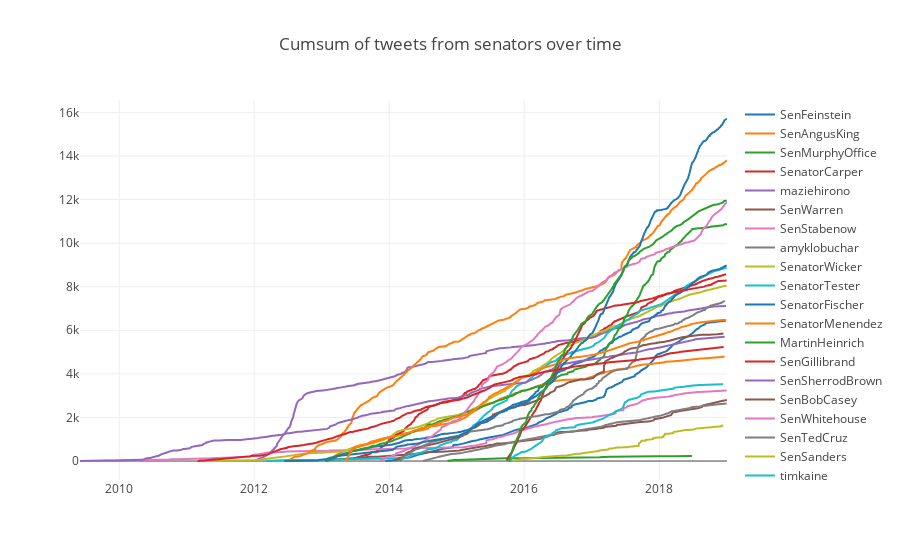

Source (notebook cell):
### Code cell
import plotly.graph_objs as go
import numpy as np

def get_timeseries_from_dates(time_list, name,  cumsum=True):
    date_count = np.vstack((time_list, np.ones(len(time_list)))).T

    df_date_tag = pd.DataFrame(date_count)
    df_date_tag = df_date_tag.groupby(0).sum()
    if cumsum:
        df_date_tag = df_date_tag.cumsum()
    return go.Scatter(x=df_date_tag.index, y=df_date_tag[1], name=name)

def by_senator(sen):
    twees_np = tweets_by_sen2019.loc[tweets_by_sen2019[2] == sen].values
    return get_timeseries_from_dates(twees_np[:, 4], sen)

dt1 = by_senator("SenSanders")
dt2 = by_senator("SenSanders")
dt3 = by_senator("SenSanders")
dt4 = by_senator("SenSanders")

data = [by_senator(sen) for sen in sen_2019] #, dt2, dt3, dt4]

layout = dict(
    title = "Cumsum of tweets from senators over time"
)

fig = dict(data=data, layout=layout)

py.iplot(fig, filename = 'Hashtags over time')

### Figure 1 — Plotly figure (JSON) as saved in the notebook; plotly's stock layout.template omitted (floating-point values rounded to 4 significant figures; data arrays with more than 128 entries replaced by an {"elided": "..."} marker saying what was removed)
{"data": [{"name": "SenFeinstein", "type": "scatter", "uid": "4aa6bd2c-f8de-47c0-9f21-20d56699f746", "x": {"elided": "970 str values"}, "y": {"elided": "970 int values"}}, {"name": "SenAngusKing", "type": "scatter", "uid": "cb6e9994-420e-46c5-a535-9d97f68a32ab", "x": {"elided": "903 str values"}, "y": {"elided": "903 int values"}}, {"name": "SenMurphyOffice", "type": "scatter", "uid": "5957e9f7-404b-4e28-9a21-63e62eb3536d", "x": ["2014-11-12", "2014-11-13", "2014-11-18", "2014-11-21", "2014-11-24", "2014-12-03", "2014-12-04", "2014-12-08", "2014-12-10", "2014-12-11", "2014-12-15", "2014-12-31", "2015-01-07", "2015-01-14", "2015-01-16", "2015-01-21", "2015-01-22", "2015-01-26", "2015-02-02", "2015-02-04", "2015-02-05", "2015-02-06", "2015-02-11", "2015-03-09", "2015-03-10", "2015-03-12", "2015-03-23", "2015-04-02", "2015-04-03", "2015-04-14", "2015-04-30", "2015-05-08", "2015-05-20", "2015-06-26", "2015-07-01", "2015-07-15", "2015-08-05", "2015-09-17", "2015-12-17", "2016-02-08", "2016-09-14", "2016-09-28", "2016-09-29", "2016-10-31", "2016-11-18", "2016-11-27", "2016-11-28", "2016-11-30", "2016-12-01", "2016-12-05", "2016-12-07", "2016-12-08", "2016-12-09", "2016-12-13", "2017-01-31", "2017-02-07", "2017-02-13", "2017-02-14", "2017-02-15", "2017-02-21", "2017-03-01", "2017-03-13", "2017-03-16", "2017-03-17", "2017-03-22", "2017-04-04", "2017-04-18", "2017-04-26", "2017-04-28", "2017-05-08", "2017-05-22", "2017-05-25", "2017-06-06", "2017-06-08", "2017-07-07", "2017-07-13", "2017-07-14", "2017-09-05", "2017-12-14", "2018-03-14", "2018-04-19", "2018-06-08", "2018-06-26"], "y": [6, 10, 18, 22, 26, 28, 32, 34, 40, 42, 46, 48, 50, 52, 54, 56, 70, 72, 74, 76, 78, 84, 86, 88, 90, 92, 96, 98, 100, 102, 106, 108, 112, 114, 116, 120, 122, 124, 126, 128, 130, 132, 134, 136, 138, 140, 142, 144, 146, 148, 150, 152, 158, 160, 166, 168, 170, 174, 176, 178, 180, 182, 186, 188, 190, 192, 196, 198, 200, 202, 204, 206, 208, 210, 212, 214, 216, 218, 220, 222, 224, 226, 228]}, {"name": "SenatorCarper", "type": "scatter", "uid": "e64df9e6-9a7e-456f-921b-1db9e2380ae1", "x": {"elided": "1090 str values"}, "y": {"elided": "1090 int values"}}, {"name": "maziehirono", "type": "scatter", "uid": "828e8b28-e8bf-4923-8b75-71bd509c3c05", "x": {"elided": "940 str values"}, "y": {"elided": "940 int values"}}, {"name": "SenWarren", "type": "scatter", "uid": "5b159b90-0dc5-4c10-9220-d7efe9abe04e", "x": {"elided": "533 str values"}, "y": {"elided": "533 int values"}}, {"name": "SenStabenow", "type": "scatter", "uid": "ebf275d4-0661-4afd-b28b-ec1c9af1b1c7", "x": {"elided": "642 str values"}, "y": {"elided": "642 int values"}}, {"name": "amyklobuchar", "type": "scatter", "uid": "776441c8-78fe-4105-8ba3-a6b73e68d674", "x": {"elided": "716 str values"}, "y": {"elided": "716 int values"}}, {"name": "SenatorWicker", "type": "scatter", "uid": "eb91038a-7cc8-4c94-9f7e-3c45c1e9dcf1", "x": {"elided": "1252 str values"}, "y": {"elided": "1252 int values"}}, {"name": "SenatorTester", "type": "scatter", "uid": "9c6486bc-4a4b-4448-a2d8-6c7634f207c8", "x": {"elided": "1254 str values"}, "y": {"elided": "1254 int values"}}, {"name": "SenatorFischer", "type": "scatter", "uid": "63ed9d44-b6ea-4127-8dbf-06c3831260c0", "x": {"elided": "1204 str values"}, "y": {"elided": "1204 int values"}}, {"name": "SenatorMenendez", "type": "scatter", "uid": "eaa90151-f179-4588-b1ba-d1d08f1f8ff4", "x": {"elided": "1378 str values"}, "y": {"elided": "1378 int values"}}, {"name": "MartinHeinrich", "type": "scatter", "uid": "56c44693-212b-4c5c-8dd3-e032d7fb2bef", "x": {"elided": "1149 str values"}, "y": {"elided": "1149 int values"}}, {"name": "SenGillibrand", "type": "scatter", "uid": "3eed6f93-5fb7-4487-bc3b-3eb05522f012", "x": {"elided": "745 str values"}, "y": {"elided": "745 int values"}}, {"name": "SenSherrodBrown", "type": "scatter", "uid": "c254dc96-fce4-4a9e-975c-64f6567c94d5", "x": {"elided": "1204 str values"}, "y": {"elided": "1204 int values"}}, {"name": "SenBobCasey", "type": "scatter", "uid": "e6557264-d106-4481-95c4-6c4fd809f614", "x": {"elided": "778 str values"}, "y": {"elided": "778 int values"}}, {"name": "SenWhitehouse", "type": "scatter", "uid": "62b82c2d-7514-4a0d-b197-9da8eb5fff97", "x": {"elided": "1243 str values"}, "y": {"elided": "1243 int values"}}, {"name": "SenTedCruz", "type": "scatter", "uid": "ba575248-47d3-48b1-b23b-a96640687844", "x": {"elided": "909 str values"}, "y": {"elided": "909 int values"}}, {"name": "SenSanders", "type": "scatter", "uid": "233e0429-bf98-4e4b-826e-f672b87c2b3d", "x": {"elided": "283 str values"}, "y": {"elided": "283 int values"}}, {"name": "timkaine", "type": "scatter", "uid": "116bd7df-7056-4986-8227-7372212aeb7c", "x": {"elided": "513 str values"}, "y": {"elided": "513 int values"}}, {"name": "SenatorCantwell", "type": "scatter", "uid": "b1ddc2b1-34b0-43e9-93ca-7d5dbb7e9db4", "x": {"elided": "1224 str values"}, "y": {"elided": "1224 int values"}}, {"name": "Sen_JoeManchin", "type": "scatter", "uid": "4b960660-871b-4cbd-8280-26ae5ebdf909", "x": {"elided": "1142 str values"}, "y": {"elided": "1142 int values"}}, {"name": "SenatorBaldwin", "type": "scatter", "uid": "145c0a10-e92b-4f72-937d-9153bafcdfe5", "x": {"elided": "952 str values"}, "y": {"elided": "952 int values"}}, {"name": "SenJohnBarrasso", "type": "scatter", "uid": "109fdea9-9ef5-4869-9d4e-9d933cfd7397", "x": {"elided": "1051 str values"}, "y": {"elided": "1051 int values"}}], "layout": {"title": {"text": "Cumsum of tweets from senators over time"}}}
